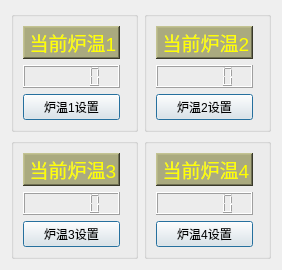
     <widget class="QWidget" name="page_6">
      <layout class="QGridLayout" name="gridLayout">
       <item row="0" column="0">
        <widget class="QGroupBox" name="groupBox_6">
         <property name="styleSheet">
          <string notr="true">font: 12pt &quot;04b_21&quot;;</string>
         </property>
         <property name="title">
          <string/>
         </property>
         <layout class="QHBoxLayout" name="horizontalLayout_45">
          <item>
           <layout class="QHBoxLayout" name="horizontalLayout_33" stretch="1,3">
            <item>
             <layout class="QVBoxLayout" name="verticalLayout_27">
              <item>
               <widget class="QLabel" name="stove_Temperature1">
                <property name="sizePolicy">
                 <sizepolicy hsizetype="Minimum" vsizetype="Minimum">
                  <horstretch>0</horstretch>
                  <verstretch>0</verstretch>
                 </sizepolicy>
                </property>
                <property name="maximumSize">
                 <size>
                  <width>100</width>
                  <height>50</height>
                 </size>
                </property>
                <property name="styleSheet">
                 <string notr="true">background-color: rgb(170, 170, 127);</string>
                </property>
                <property name="frameShape">
                 <enum>QFrame::WinPanel</enum>
                </property>
                <property name="frameShadow">
                 <enum>QFrame::Raised</enum>
                </property>
                <property name="text">
                 <string>&lt;html&gt;&lt;head/&gt;&lt;body&gt;&lt;p align=&quot;center&quot;&gt;&lt;span style=&quot; font-size:14pt; color:#ffff00;&quot;&gt;当前炉温1&lt;/span&gt;&lt;/p&gt;&lt;/body&gt;&lt;/html&gt;</string>
                </property>
               </widget>
              </item>
              <item>
               <widget class="QLCDNumber" name="show_Stove_Temperature1">
                <property name="maximumSize">
                 <size>
                  <width>100</width>
                  <height>50</height>
                 </size>
                </property>
                <property name="styleSheet">
                 <string notr="true">color: rgb(255, 255, 0);</string>
                </property>
                <property name="smallDecimalPoint">
                 <bool>true</bool>
                </property>
               </widget>
              </item>
              <item>
               <widget class="QPushButton" name="stove1_Temperature_SetBtn">
                <property name="sizePolicy">
                 <sizepolicy hsizetype="Minimum" vsizetype="Minimum">
                  <horstretch>0</horstretch>
                  <verstretch>0</verstretch>
                 </sizepolicy>
                </property>
                <property name="maximumSize">
                 <size>
                  <width>120</width>
                  <height>50</height>
                 </size>
                </property>
                <property name="styleSheet">
                 <string notr="true">font: 18pt &quot;楷体&quot;;</string>
                </property>
                <property name="text">
                 <string>炉温1设置</string>
                </property>
                <property name="default">
                 <bool>true</bool>
                </property>
               </widget>
              </item>
             </layout>
            </item>
            <item>
             <widget class="QCustomPlot" name="myplot1" native="true"/>
            </item>
           </layout>
          </item>
         </layout>
        </widget>
       </item>
       <item row="0" column="1">
        <widget class="QGroupBox" name="groupBox_7">
         <property name="title">
          <string/>
         </property>
         <layout class="QVBoxLayout" name="verticalLayout_37" stretch="4">
          <item>
           <layout class="QHBoxLayout" name="horizontalLayout_31" stretch="1,3">
            <item>
             <layout class="QVBoxLayout" name="verticalLayout_28">
              <property name="leftMargin">
               <number>0</number>
              </property>
              <item>
               <widget class="QLabel" name="stove_Temperature2">
                <property name="sizePolicy">
                 <sizepolicy hsizetype="Minimum" vsizetype="Minimum">
                  <horstretch>0</horstretch>
                  <verstretch>0</verstretch>
                 </sizepolicy>
                </property>
                <property name="maximumSize">
                 <size>
                  <width>100</width>
                  <height>50</height>
                 </size>
                </property>
                <property name="styleSheet">
                 <string notr="true">background-color: rgb(170, 170, 127);</string>
                </property>
                <property name="frameShape">
                 <enum>QFrame::WinPanel</enum>
                </property>
                <property name="frameShadow">
                 <enum>QFrame::Raised</enum>
                </property>
                <property name="text">
                 <string>&lt;html&gt;&lt;head/&gt;&lt;body&gt;&lt;p align=&quot;center&quot;&gt;&lt;span style=&quot; font-size:14pt; color:#ffff00;&quot;&gt;当前炉温2&lt;/span&gt;&lt;/p&gt;&lt;/body&gt;&lt;/html&gt;</string>
                </property>
               </widget>
              </item>
              <item>
               <widget class="QLCDNumber" name="show_Stove_Temperature2">
                <property name="maximumSize">
                 <size>
                  <width>100</width>
                  <height>50</height>
                 </size>
                </property>
                <property name="styleSheet">
                 <string notr="true">color: rgb(255, 255, 0);</string>
                </property>
                <property name="smallDecimalPoint">
                 <bool>true</bool>
                </property>
               </widget>
              </item>
              <item>
               <widget class="QPushButton" name="stove2_Temperature_SetBtn">
                <property name="sizePolicy">
                 <sizepolicy hsizetype="Minimum" vsizetype="Minimum">
                  <horstretch>0</horstretch>
                  <verstretch>0</verstretch>
                 </sizepolicy>
                </property>
                <property name="maximumSize">
                 <size>
                  <width>120</width>
                  <height>50</height>
                 </size>
                </property>
                <property name="styleSheet">
                 <string notr="true">font: 18pt &quot;楷体&quot;;</string>
                </property>
                <property name="text">
                 <string>炉温2设置</string>
                </property>
                <property name="default">
                 <bool>true</bool>
                </property>
               </widget>
              </item>
             </layout>
            </item>
            <item>
             <widget class="QCustomPlot" name="myplot2" native="true"/>
            </item>
           </layout>
          </item>
         </layout>
        </widget>
       </item>
       <item row="1" column="0">
        <widget class="QGroupBox" name="groupBox_8">
         <property name="title">
          <string/>
         </property>
         <layout class="QVBoxLayout" name="verticalLayout_35" stretch="4">
          <item>
           <layout class="QHBoxLayout" name="horizontalLayout_27" stretch="1,3">
            <item>
             <layout class="QVBoxLayout" name="verticalLayout_30">
              <item>
               <widget class="QLabel" name="stove_Temperature3">
                <property name="sizePolicy">
                 <sizepolicy hsizetype="Minimum" vsizetype="Minimum">
                  <horstretch>0</horstretch>
                  <verstretch>0</verstretch>
                 </sizepolicy>
                </property>
                <property name="maximumSize">
                 <size>
                  <width>100</width>
                  <height>50</height>
                 </size>
                </property>
                <property name="styleSheet">
                 <string notr="true">background-color: rgb(170, 170, 127);</string>
                </property>
                <property name="frameShape">
                 <enum>QFrame::WinPanel</enum>
                </property>
                <property name="frameShadow">
                 <enum>QFrame::Raised</enum>
                </property>
                <property name="text">
                 <string>&lt;html&gt;&lt;head/&gt;&lt;body&gt;&lt;p align=&quot;center&quot;&gt;&lt;span style=&quot; font-size:14pt; color:#ffff00;&quot;&gt;当前炉温3&lt;/span&gt;&lt;/p&gt;&lt;/body&gt;&lt;/html&gt;</string>
                </property>
               </widget>
              </item>
              <item>
               <widget class="QLCDNumber" name="show_Stove_Temperature3">
                <property name="maximumSize">
                 <size>
                  <width>100</width>
                  <height>50</height>
                 </size>
                </property>
                <property name="styleSheet">
                 <string notr="true">color: rgb(255, 255, 0);</string>
                </property>
                <property name="smallDecimalPoint">
                 <bool>true</bool>
                </property>
               </widget>
              </item>
              <item>
               <widget class="QPushButton" name="stove3_Temperature_SetBtn">
                <property name="sizePolicy">
                 <sizepolicy hsizetype="Minimum" vsizetype="Minimum">
                  <horstretch>0</horstretch>
                  <verstretch>0</verstretch>
                 </sizepolicy>
                </property>
                <property name="maximumSize">
                 <size>
                  <width>120</width>
                  <height>50</height>
                 </size>
                </property>
                <property name="styleSheet">
                 <string notr="true">font: 18pt &quot;楷体&quot;;</string>
                </property>
                <property name="text">
                 <string>炉温3设置</string>
                </property>
                <property name="default">
                 <bool>true</bool>
                </property>
               </widget>
              </item>
             </layout>
            </item>
            <item>
             <widget class="QCustomPlot" name="myplot3" native="true"/>
            </item>
           </layout>
          </item>
         </layout>
        </widget>
       </item>
       <item row="1" column="1">
        <widget class="QGroupBox" name="groupBox_9">
         <property name="title">
          <string/>
         </property>
         <layout class="QVBoxLayout" name="verticalLayout_38" stretch="4">
          <item>
           <layout class="QHBoxLayout" name="horizontalLayout_30" stretch="1,3">
            <item>
             <layout class="QVBoxLayout" name="verticalLayout_29">
              <item>
               <widget class="QLabel" name="stove_Temperature4">
                <property name="sizePolicy">
                 <sizepolicy hsizetype="Minimum" vsizetype="Minimum">
                  <horstretch>0</horstretch>
                  <verstretch>0</verstretch>
                 </sizepolicy>
                </property>
                <property name="maximumSize">
                 <size>
                  <width>100</width>
                  <height>50</height>
                 </size>
                </property>
                <property name="styleSheet">
                 <string notr="true">background-color: rgb(170, 170, 127);</string>
                </property>
                <property name="frameShape">
                 <enum>QFrame::WinPanel</enum>
                </property>
                <property name="frameShadow">
                 <enum>QFrame::Raised</enum>
                </property>
                <property name="text">
                 <string>&lt;html&gt;&lt;head/&gt;&lt;body&gt;&lt;p align=&quot;center&quot;&gt;&lt;span style=&quot; font-size:14pt; color:#ffff00;&quot;&gt;当前炉温4&lt;/span&gt;&lt;/p&gt;&lt;/body&gt;&lt;/html&gt;</string>
                </property>
               </widget>
              </item>
              <item>
               <widget class="QLCDNumber" name="show_Stove_Temperature4">
                <property name="maximumSize">
                 <size>
                  <width>100</width>
                  <height>50</height>
                 </size>
                </property>
                <property name="styleSheet">
                 <string notr="true">color: rgb(255, 255, 0);</string>
                </property>
                <property name="smallDecimalPoint">
                 <bool>true</bool>
                </property>
               </widget>
              </item>
              <item>
               <widget class="QPushButton" name="stove4_Temperature_SetBtn">
                <property name="sizePolicy">
                 <sizepolicy hsizetype="Minimum" vsizetype="Minimum">
                  <horstretch>0</horstretch>
                  <verstretch>0</verstretch>
                 </sizepolicy>
                </property>
                <property name="maximumSize">
                 <size>
                  <width>120</width>
                  <height>50</height>
                 </size>
                </property>
                <property name="styleSheet">
                 <string notr="true">font: 18pt &quot;楷体&quot;;</string>
                </property>
                <property name="text">
                 <string>炉温4设置</string>
                </property>
                <property name="default">
                 <bool>true</bool>
                </property>
               </widget>
              </item>
             </layout>
            </item>
            <item>
             <widget class="QCustomPlot" name="myplot4" native="true"/>
            </item>
           </layout>
          </item>
         </layout>
        </widget>
       </item>
      </layout>
     </widget>
